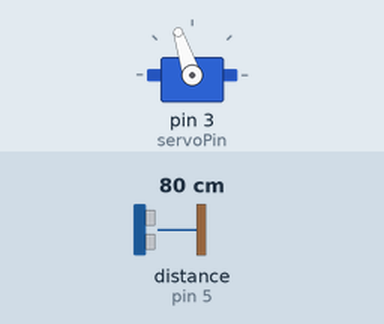
Simulated run of this sketch. Board: Arduino Uno, built with avr-gcc and run on an emulated ATmega328P. On the bench: servo. Wiring (inferred from the names in the program): ultrasonic range finder: trigger pin 4; echo pin 5. Inputs (shaded band) come from the test bench; at power-on: distance to the obstacle (sensor on pin 5) 80 cm. The echo pulse lasts 58.3 µs per cm; what the sketch prints to the serial monitor is not drawn.

Above: at 1.29 s.
1.3 s: distance to the obstacle (sensor on pin 5) set to 2 cm
At 4.27 s:
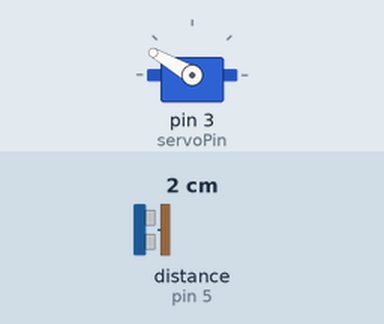
4.3 s: distance to the obstacle (sensor on pin 5) set to 250 cm
At 5.3 s:
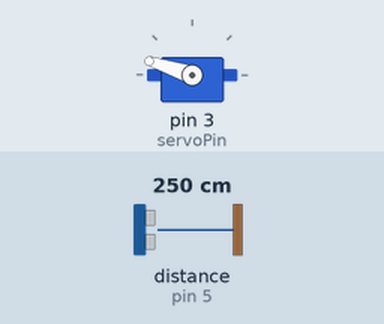
7.3 s: distance to the obstacle (sensor on pin 5) set to 35 cm
At 9.96 s:
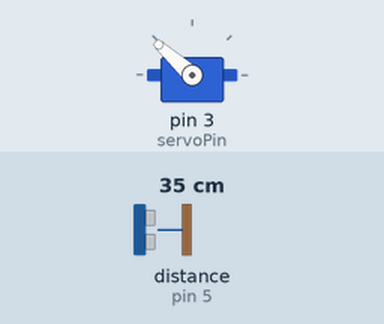
Timing chart, 0 to 25.3 s (numbered marks = the images above; inputs shaded):
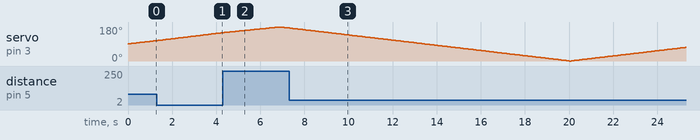

The sketch:

sonic_raider.ino
```cpp
#include <Servo.h>  //서보 라이브러리를 불러온다
Servo servo;

int trig = 4, echo = 5;    //트리거는 4번, 에코는 5번
int servoPin = 3, ang = 90, i = 1;  // rad는 각도를 의미합니다.
long distance, duration;

void setup() {
  Serial.begin(9600);
  pinMode(trig, OUTPUT);
  pinMode(echo, INPUT);
  servo.attach(servoPin);
  servo.write(ang);
}

void loop() {
  digitalWrite(trig, LOW);
  delayMicroseconds(2);  //2uS 동안 멈춤
  digitalWrite(trig, HIGH);
  delayMicroseconds(10);  //10uS 동안 동작
  digitalWrite(trig, LOW);

  duration = pulseIn(echo, HIGH);
  distance = (duration * 0.034) / 2; // 음의 속도:초속 340m

  ang += i;
  if (ang > 180) {
    ang = 179;
    i = -1;
  }
  else if (ang < 0) {
    ang = 1;
    i = 1;
  }
  servo.write(ang);

  // 시리얼모니터에 출력(processing에서 데이터 처리를 하기 위해 구분자 사용)
  Serial.print(ang);
  Serial.print(",");
  Serial.print(distance);
  Serial.print(".");
  delay(70); //서보모터가 움직이는 시간을 줍니다.
}
```
